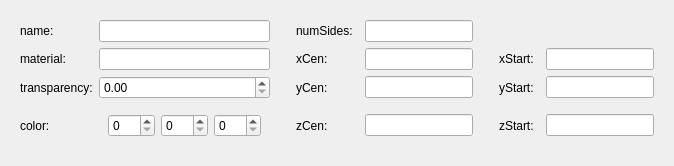
   <widget class="QWidget" name="page_13">
    <layout class="QVBoxLayout" name="verticalLayout_4">
     <item>
      <widget class="QWidget" name="widget_10" native="true">
       <layout class="QGridLayout" name="gridLayout_11">
        <item row="2" column="3">
         <widget class="QLabel" name="label_101">
          <property name="text">
           <string>yCen:</string>
          </property>
         </widget>
        </item>
        <item row="0" column="0">
         <widget class="QLabel" name="label_110">
          <property name="text">
           <string>name:</string>
          </property>
         </widget>
        </item>
        <item row="1" column="3" colspan="2">
         <widget class="QLabel" name="label_116">
          <property name="text">
           <string>xCen:</string>
          </property>
         </widget>
        </item>
        <item row="1" column="7" colspan="2">
         <widget class="QLabel" name="label_117">
          <property name="text">
           <string>xStart:</string>
          </property>
         </widget>
        </item>
        <item row="1" column="9">
         <widget class="QLineEdit" name="lineEdit_116"/>
        </item>
        <item row="2" column="7">
         <widget class="QLabel" name="label_118">
          <property name="text">
           <string>yStart:</string>
          </property>
         </widget>
        </item>
        <item row="1" column="5">
         <widget class="QLineEdit" name="lineEdit_117"/>
        </item>
        <item row="0" column="1">
         <widget class="QLineEdit" name="lineEdit_119"/>
        </item>
        <item row="1" column="0">
         <widget class="QLabel" name="label_119">
          <property name="text">
           <string>material:</string>
          </property>
         </widget>
        </item>
        <item row="1" column="1">
         <widget class="QLineEdit" name="lineEdit_121"/>
        </item>
        <item row="2" column="0">
         <widget class="QLabel" name="label_120">
          <property name="text">
           <string>transparency:</string>
          </property>
         </widget>
        </item>
        <item row="3" column="0">
         <widget class="QLabel" name="label_121">
          <property name="text">
           <string>color:</string>
          </property>
         </widget>
        </item>
        <item row="3" column="3">
         <widget class="QLabel" name="label_122">
          <property name="text">
           <string>zCen:</string>
          </property>
         </widget>
        </item>
        <item row="3" column="7">
         <widget class="QLabel" name="label_123">
          <property name="text">
           <string>zStart:</string>
          </property>
         </widget>
        </item>
        <item row="2" column="2">
         <spacer name="horizontalSpacer_61">
          <property name="orientation">
           <enum>Qt::Horizontal</enum>
          </property>
          <property name="sizeType">
           <enum>QSizePolicy::Fixed</enum>
          </property>
          <property name="sizeHint" stdset="0">
           <size>
            <width>20</width>
            <height>20</height>
           </size>
          </property>
         </spacer>
        </item>
        <item row="3" column="9">
         <widget class="QLineEdit" name="lineEdit_123"/>
        </item>
        <item row="1" column="2">
         <spacer name="horizontalSpacer_66">
          <property name="orientation">
           <enum>Qt::Horizontal</enum>
          </property>
          <property name="sizeType">
           <enum>QSizePolicy::Fixed</enum>
          </property>
          <property name="sizeHint" stdset="0">
           <size>
            <width>20</width>
            <height>20</height>
           </size>
          </property>
         </spacer>
        </item>
        <item row="2" column="5">
         <widget class="QLineEdit" name="lineEdit_124"/>
        </item>
        <item row="2" column="9">
         <widget class="QLineEdit" name="lineEdit_125"/>
        </item>
        <item row="3" column="5">
         <widget class="QLineEdit" name="lineEdit_126"/>
        </item>
        <item row="3" column="2">
         <spacer name="horizontalSpacer_68">
          <property name="orientation">
           <enum>Qt::Horizontal</enum>
          </property>
          <property name="sizeType">
           <enum>QSizePolicy::Fixed</enum>
          </property>
          <property name="sizeHint" stdset="0">
           <size>
            <width>20</width>
            <height>20</height>
           </size>
          </property>
         </spacer>
        </item>
        <item row="1" column="6">
         <spacer name="horizontalSpacer_69">
          <property name="orientation">
           <enum>Qt::Horizontal</enum>
          </property>
          <property name="sizeType">
           <enum>QSizePolicy::Fixed</enum>
          </property>
          <property name="sizeHint" stdset="0">
           <size>
            <width>20</width>
            <height>20</height>
           </size>
          </property>
         </spacer>
        </item>
        <item row="2" column="6">
         <spacer name="horizontalSpacer_70">
          <property name="orientation">
           <enum>Qt::Horizontal</enum>
          </property>
          <property name="sizeType">
           <enum>QSizePolicy::Fixed</enum>
          </property>
          <property name="sizeHint" stdset="0">
           <size>
            <width>20</width>
            <height>20</height>
           </size>
          </property>
         </spacer>
        </item>
        <item row="3" column="6">
         <spacer name="horizontalSpacer_71">
          <property name="orientation">
           <enum>Qt::Horizontal</enum>
          </property>
          <property name="sizeType">
           <enum>QSizePolicy::Fixed</enum>
          </property>
          <property name="sizeHint" stdset="0">
           <size>
            <width>20</width>
            <height>20</height>
           </size>
          </property>
         </spacer>
        </item>
        <item row="0" column="3">
         <widget class="QLabel" name="label_124">
          <property name="text">
           <string>numSides:</string>
          </property>
         </widget>
        </item>
        <item row="0" column="5">
         <widget class="QLineEdit" name="lineEdit_127"/>
        </item>
        <item row="0" column="2">
         <spacer name="horizontalSpacer_72">
          <property name="orientation">
           <enum>Qt::Horizontal</enum>
          </property>
          <property name="sizeType">
           <enum>QSizePolicy::Fixed</enum>
          </property>
          <property name="sizeHint" stdset="0">
           <size>
            <width>20</width>
            <height>20</height>
           </size>
          </property>
         </spacer>
        </item>
        <item row="2" column="1">
         <widget class="QDoubleSpinBox" name="doubleSpinBox_11">
          <property name="maximum">
           <double>1.000000000000000</double>
          </property>
          <property name="singleStep">
           <double>0.010000000000000</double>
          </property>
         </widget>
        </item>
        <item row="3" column="1">
         <widget class="QWidget" name="widget_45" native="true">
          <property name="sizePolicy">
           <sizepolicy hsizetype="Expanding" vsizetype="Fixed">
            <horstretch>0</horstretch>
            <verstretch>0</verstretch>
           </sizepolicy>
          </property>
          <layout class="QHBoxLayout" name="horizontalLayout_19">
           <item>
            <widget class="QSpinBox" name="spinBox_28">
             <property name="sizePolicy">
              <sizepolicy hsizetype="Preferred" vsizetype="Fixed">
               <horstretch>0</horstretch>
               <verstretch>0</verstretch>
              </sizepolicy>
             </property>
             <property name="maximum">
              <number>255</number>
             </property>
            </widget>
           </item>
           <item>
            <widget class="QSpinBox" name="spinBox_29">
             <property name="sizePolicy">
              <sizepolicy hsizetype="Preferred" vsizetype="Fixed">
               <horstretch>0</horstretch>
               <verstretch>0</verstretch>
              </sizepolicy>
             </property>
             <property name="maximum">
              <number>255</number>
             </property>
            </widget>
           </item>
           <item>
            <widget class="QSpinBox" name="spinBox_30">
             <property name="sizePolicy">
              <sizepolicy hsizetype="Preferred" vsizetype="Fixed">
               <horstretch>0</horstretch>
               <verstretch>0</verstretch>
              </sizepolicy>
             </property>
             <property name="maximum">
              <number>255</number>
             </property>
            </widget>
           </item>
          </layout>
         </widget>
        </item>
       </layout>
      </widget>
     </item>
    </layout>
   </widget>
